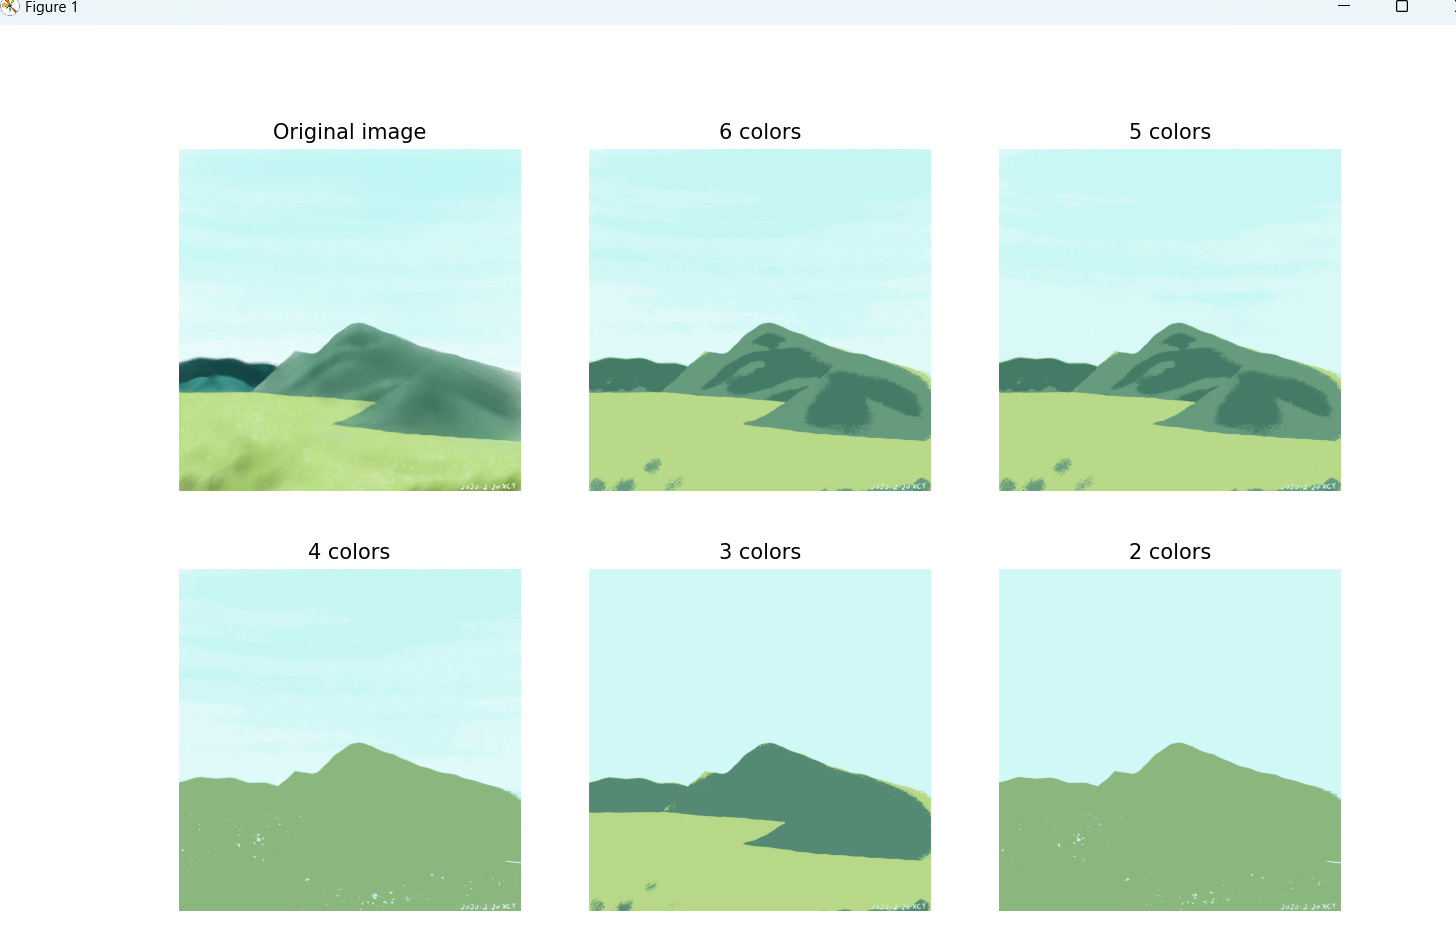

Write the Python code that produced this figure.
import numpy as np
import matplotlib.pyplot as plt
from matplotlib.image import imread


def custom_kmeans(X, n_clusters, max_iters=100):
    centers = X[np.random.choice(len(X), size=n_clusters, replace=False)]

    for _ in range(max_iters):
        labels = np.argmin(np.linalg.norm(X[:, np.newaxis] - centers, axis=2), axis=1)

        new_centers = []
        for i in range(n_clusters):
            if np.sum(labels == i) > 0:
                new_centers.append(X[labels == i].mean(axis=0))
            else:

                new_centers.append(centers[i])

        new_centers = np.array(new_centers)

        if np.allclose(new_centers, centers):
            break

        centers = new_centers

    return centers, labels


# 读取图像数据
image = imread('D:/c语言/jqxxfgyt.jpg')
print(image.shape)

# 处理图像数据
X = image.reshape(-1, 3)

# KMeans聚类
segmented_imgs = []
n_colors = (6, 5, 4, 3, 2)
for n_cluster in n_colors:
    centers, labels = custom_kmeans(X, n_cluster)
    segmented_img = centers[labels]
    segmented_imgs.append(segmented_img.reshape(image.shape))

# 可视化展示
plt.figure(1, figsize=(12, 8))
plt.subplot(231)
plt.imshow(image.astype('uint8'))
plt.title('Original image')
plt.axis('off')
for idx, n_clusters in enumerate(n_colors):
    plt.subplot(232 + idx)
    plt.imshow(segmented_imgs[idx].astype('uint8'))
    plt.title('{} colors'.format(n_clusters))
    plt.axis('off')
plt.show()
